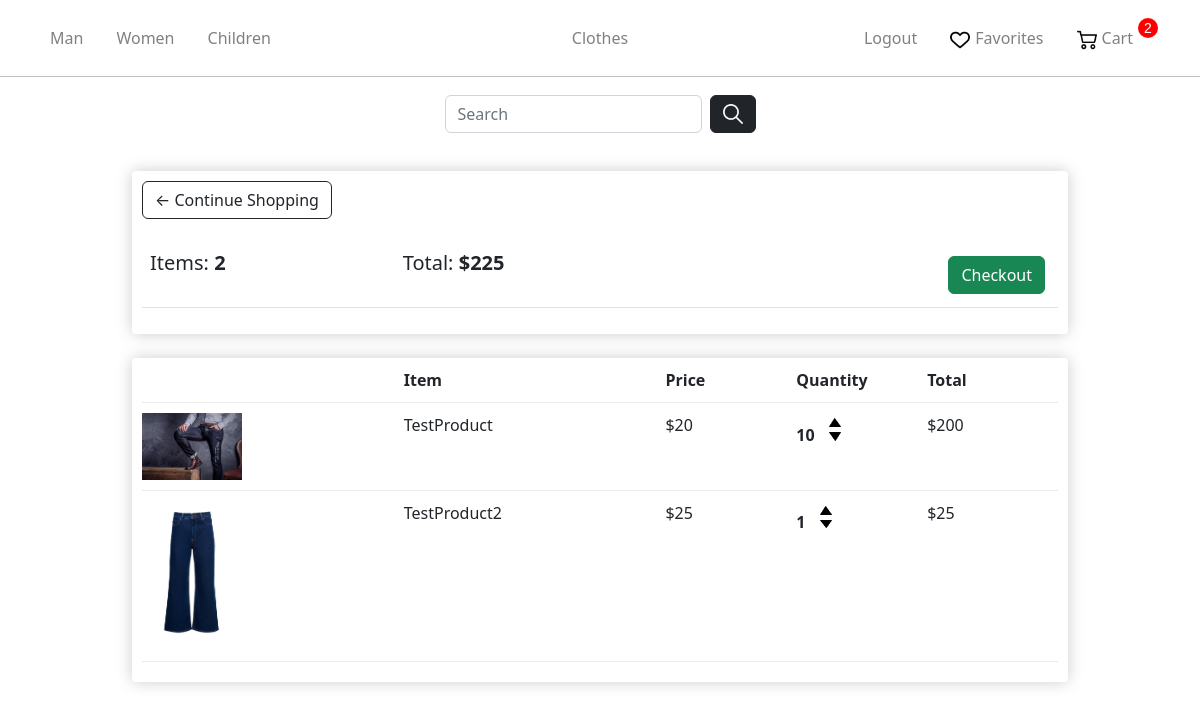
Screenshot of /cart/ (signed in) with the database file from the repository.
### store/models.py (models this page shows, shortened)
class Gender(models.Model):
    name = models.CharField(max_length=100, db_index=True)
    slug = models.SlugField(max_length=255, unique=True, db_index=True)
    categories_id = models.ManyToManyField('Category')
    def get_absolute_url(self):
        return reverse('gender', kwargs={'gender_slug': self.slug})

class Order(models.Model):
    user = models.ForeignKey('User', on_delete=models.CASCADE)
    products = models.ManyToManyField('OrderProduct')
    time_create = models.DateTimeField(auto_now_add=True)
    ordered = models.BooleanField(default=False)
    address = models.ForeignKey('Address', on_delete=models.SET_NULL, blank=True, null=True)
    def get_total(self):
        total = 0
        for order_item in self.products.all():
            total += order_item.get_total_product_price()
        return total
    def get_payment_url(self):
        return reverse('landing', kwargs={'order_id': self.pk})

class OrderProduct(models.Model):
    user = models.ForeignKey('User', on_delete=models.CASCADE)
    product = models.ForeignKey('Product', on_delete=models.PROTECT)
    quantity = models.IntegerField(default=1)
    ordered = models.BooleanField(default=False)
    def get_total_product_price(self):
        return self.quantity * self.product.price

class Product(models.Model):
    AVAILABILITY =(
        ('Y', 'В наличии'),
        ('N', 'Нет в наличии'),
    )
    name = models.CharField(max_length=255)
    slug = models.SlugField(max_length=255, unique=True, db_index=True)
    description = models.TextField(blank=True)
    price = models.IntegerField()
    photo = models.ImageField(upload_to="photos")
    size = models.CharField(max_length=255)
    availability = models.CharField(max_length=1,choices = AVAILABILITY,default = '')
    cat = models.ForeignKey('Category', on_delete=models.PROTECT)
    gender = models.ForeignKey('Gender', on_delete=models.PROTECT)

### store/views.py (the view)
# urls.py: path('cart/', views.cart, name="cart"),
def cart(request):
    context = {}
    context = get_user_context(context,request)
    return render(request, 'store/cart.html', context)

### store/templatetags/store_tags.py (called while the page is built)
@register.simple_tag(name='getquantity')
def get_quantity(order_product_pk, plus):
    return reverse('change_quantity', kwargs={'order_product_pk': order_product_pk, 'plus': plus})

### store/utils.py (called while the page is built)
def get_user_context(dict,request):
    context = dict
    genders = Gender.objects.all()
    ordered = 1
    if not request.user.is_authenticated:
        ordered = 0
    else:
        order_qs = Order.objects.filter(user=request.user, ordered=False)
        if order_qs.exists():
            context["order"] = order_qs[0]
        else:
            ordered = 0
    context["genders"] = genders
    context["gender_selected"] = -1
    context["cat_selected"] = -1
    context["ordered"] = ordered
    return context

### store/templates/store/cart.html (shortened to what this page needs)
{% extends 'store/layout.html' %}
{% load static %}
{% load store_tags %}
{% block content %}
    <link rel="stylesheet" href="{% static 'store/css/CategoriesCartCheckout.css' %}">
	<div class="row">
		<div class="col-lg-12">
			<div class="box-element">
				<a  class="btn btn-outline-dark" href="{% url 'main' %}">&#x2190; Continue Shopping</a>
				<br>
				<br>
				<table class="table">
					<tr>
						<th><h5>Items: <strong>{{order.products.count}}</strong></h5></th>
						<th><h5>Total: <strong>${{order.get_total}}</strong></h5></th>
						<th>
							<a  style="float:right; margin:5px;" class="btn btn-success" href="{{order.get_payment_url}}">Checkout</a>
						</th>
					</tr>
				</table>
			</div>
			<br>
			<div class="box-element">
				<div class="cart-row">
					<div style="flex:2"></div>
					<div style="flex:2"><strong>Item</strong></div>
					<div style="flex:1"><strong>Price</strong></div>
					<div style="flex:1"><strong>Quantity</strong></div>
					<div style="flex:1"><strong>Total</strong></div>
				</div>
				{%for orderproduct in order.products.all%}
				<div class="cart-row">
					<div style="flex:2"><img class="row-image" src="{{orderproduct.product.photo.url}}"></div>
					<div style="flex:2"><p>{{orderproduct.product.name}}</p></div>
					<div style="flex:1"><p>${{orderproduct.product.price}}</p></div>
					<div style="flex:1">
						<p class="quantity">{{orderproduct.quantity}}</p>
						<div class="quantity">
							{% getquantity order_product_pk=orderproduct.pk plus=1 as URL%}
							<a href = "{{URL}}"><img class="chg-quantity" src="../../static/store/img/arrow-up.png"></a>
							{% getquantity order_product_pk=orderproduct.pk plus=0 as URL%}
							<a href = "{{URL}}"><img class="chg-quantity" src="../../static/store/img/arrow-down.png"></a>
						</div>
					</div>
					<div style="flex:1"><p>${{orderproduct.get_total_product_price}}</p></div>
				</div>
				{%endfor%}
			</div>
		</div>
	</div>
{% endblock %}

### store/templates/store/layout.html (shortened to what this page needs)
{% load static %}
<!doctype html>
<html lang="en">
<head>
    <link rel="stylesheet" href="https://cdn.jsdelivr.net/npm/bootstrap@5.2.3/dist/css/bootstrap.min.css">
    <link rel="stylesheet" href="{% static 'store/css/main.css' %}">
</head>
<body>
    <nav class="navbar navbar-expand-sm navbar-dark main-nav">
    <div class="container justify-content-center">
        <ul class="nav navbar-nav w-100 flex-nowrap">
            {% for gender in genders%}
            <li class="nav-item active">
                {%if gender == gender_selected%}
                <p class="nav-link-selected lk" >{{gender.name}}</p>
                {%else%}
                <a class="nav-link lk" href="{{gender.get_absolute_url}}">{{gender.name}}</a>
                {%endif%}
            {% endfor %}
        </ul>
        <ul class="nav navbar-nav justify-content-center">
            <li class="nav-item"><a class="nav-link" href="{% url 'main' %}">Clothes</a></li>
        </ul>
        <ul class="nav navbar-nav w-100 justify-content-end">
            {% if request.user.is_authenticated %}
            <li class="nav-item">
                <a class="nav-link lk" href="{% url 'logout' %}">Logout</a>
            </li>
            {%endif%}
            <li class="nav-item">
                <a class="nav-link lk icon" href="{% url 'liked' %}"><img src="../../static/store/img/heart.png" alt="Heart Icon">Favorites</a>
            </li>
            <li class="nav-item">
                {%if not ordered%}
                    <p class="cart-total">0</p>
                {%else%}
                    <p class="cart-total">{{order.products.count}}</p>
                {%endif%}
                <a class="nav-link lk icon" href="{% url 'cart' %}"><img src="../../static/store/img/shopping-cart.png" alt="Cart Icon">Cart</a>
            </li>
        </ul>
    </div>
    </nav>
    <hr class="nav">
    <nav class="navbar navbar-expand-sm navbar-dark sec-nav">
    <div class="container justify-content-center">
        <form class="d-flex" role="search">
        <input class="form-control search-input me-2" type="search" placeholder="Search" aria-label="Search" name ="search_area" value="{{ search_input }}">
        <button type="button" class="btn btn-dark"><img src="../../static/store/img/loupe.png" alt="Loupe Icon"></button>
        </form>
    </div>
    </nav>
    {% block content %}
    {% endblock %}
</body>
</html>

### store/static/store/css/main.css (style rules this page uses)
.navbar .icon img { height: 20px; vertical-align: middle; margin-right: 5px; }
.navbar { padding: 18px; }
.navbar-expand-sm .navbar-nav .lk { padding-right: 25px; }
.navbar-nav .nav-link { color: gray; transition: color 0.2s ease-in-out; }
.navbar .cart-total { display: block; text-align: center; color: white; background-color: red; width: 20px; height: 20px; border-radius: 50%; font-size: 14px; font-family: Arial , sans-serif; float: right; }
.btn-dark { padding-top: 2px; }
.navbar .btn-dark img { height: 20px; width: 20px; vertical-align: middle; }
hr { margin: 0; color: black; }

### store/static/store/css/CategoriesCartCheckout.css (style rules this page uses)
.box-element { box-shadow:hsl(0, 0%, 80%) 0 0 16px; background-color: white; border-radius: 4px; padding: 10px; }
.col-lg-12 { max-width: 80%; margin: 0 auto; }
.row { display: flex; justify-content: center; align-items: center; margin-top: 20px; width: 100%; margin-left: 0; }
.row-image { width: 100px; }
.cart-row { display: flex; align-items: flex-stretch; padding-bottom: 10px; margin-bottom: 10px; border-bottom: 1px solid #ececec; }
.quantity { display: inline-block; font-weight: 700; padding-right: 10px; }
.chg-quantity { width: 12px; cursor: pointer; display: block; margin-top: 5px; transition: .1s; }

### rows the page displays
Gender: name "Man"
Gender: name "Women"
Gender: name "Children"
Order: products.count "2", get_total "225"
OrderProduct: product.photo (picture), product.name "TestProduct", product.price "20", quantity "10", get_total_product_price "200"
OrderProduct: product.photo (picture), product.name "TestProduct2", product.price "25", quantity "1", get_total_product_price "25"
